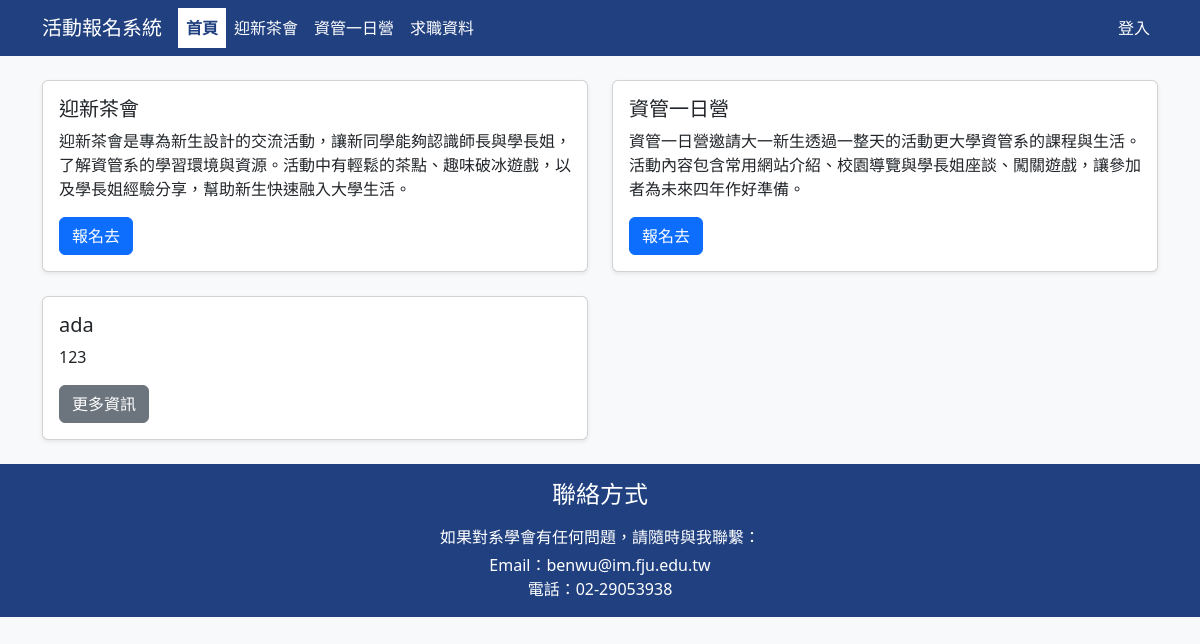
The page /week5/lastweek/index.php on the database its author committed.
### tables this page shows
CREATE TABLE `event` (
  `id` int(10) UNSIGNED NOT NULL,
  `name` varchar(30) NOT NULL,
  `description` varchar(255) NOT NULL,
  `pdate` date NOT NULL
);

### week5/lastweek/index.php (the view, shortened to what this page needs)
<?php
include "header.php";
include "db.php";
$sql = "SELECT * FROM event";
$result = mysqli_query($conn, $sql);
?>
<div class="container mt-4">
  <div class="row">
    <?php while ($row = mysqli_fetch_assoc($result)) { ?>
      <div class="col-md-6 mb-4">
        <div class="card shadow-sm h-100">
          <div class="card-body">
            <h5 class="card-title"><?= htmlspecialchars($row['name']) ?></h5>
            <p class="card-text"><?= nl2br(htmlspecialchars($row['description'])) ?></p>
            <?php if ($row['name'] === '迎新茶會') { ?>
              <a href="status.php" class="btn btn-primary">報名去</a>
            <?php } elseif ($row['name'] === '資管一日營') { ?>
              <a href="conference.php" class="btn btn-primary">報名去</a>
            <?php } else { ?>
              <a href="#" class="btn btn-secondary">更多資訊</a>
            <?php } ?>
          </div>
        </div>
      </div>
    <?php } ?>
  </div>
</div>
<?php
include "footer.php";
?>

### rows shown on the page
event: name "迎新茶會", description "迎新茶會是專為新生設計的交流活動，讓新同學能夠認識師長與學長姐，了解資管系的學習環境與資源。活動中有輕鬆的茶點、趣味破冰遊戲，以及學長姐經驗分享，幫助新生快速融入大學生活。", shows "報名去"
event: name "資管一日營", description "資管一日營邀請大一新生透過一整天的活動更大學資管系的課程與生活。活動內容包含常用網站介紹、校園導覽與學長姐座談、闖關遊戲，讓參加者為未來四年作好準備。", shows "報名去"
event: name "ada", description "123", shows "更多資訊"
